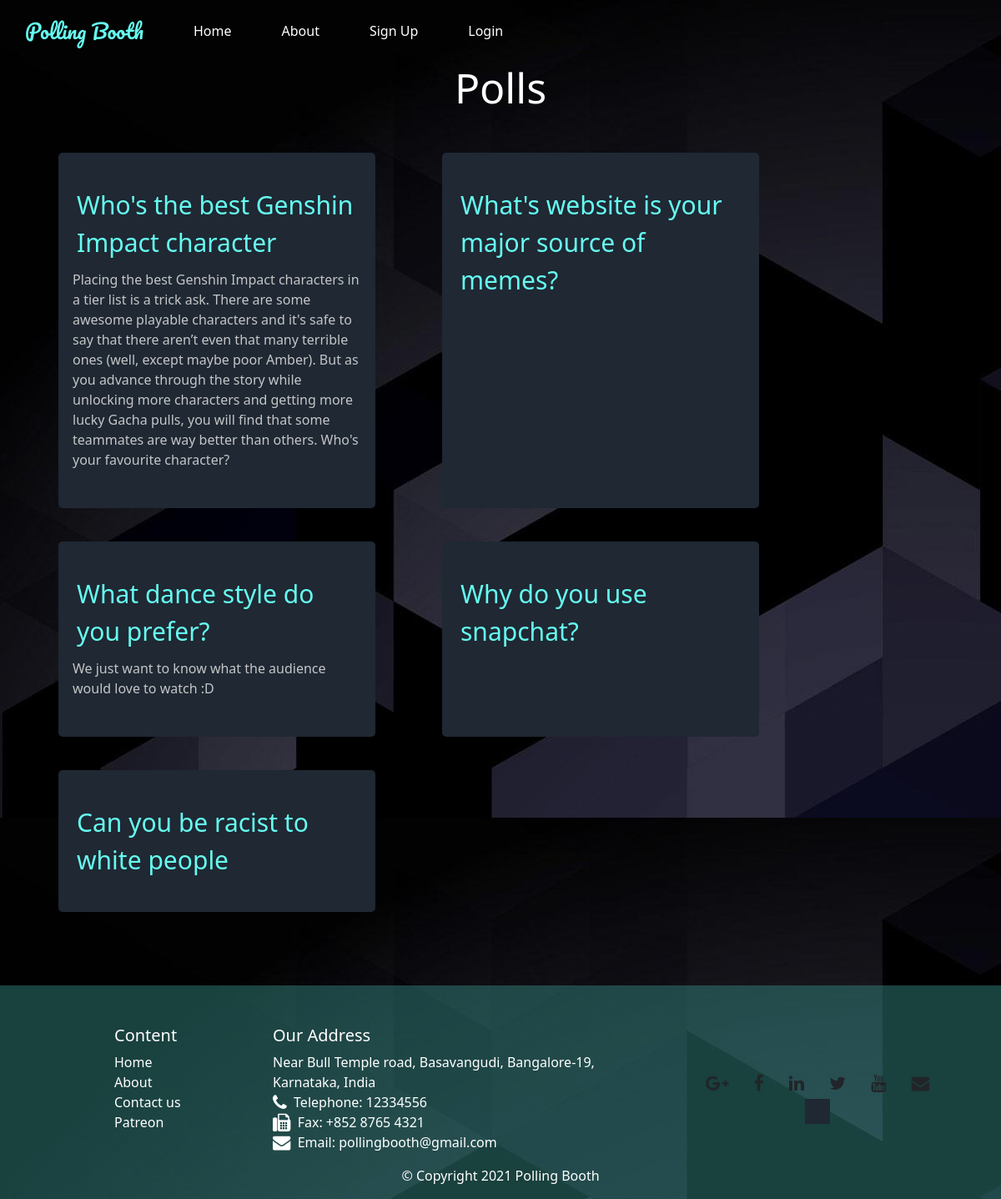
Before: /polls.php with the older database file.
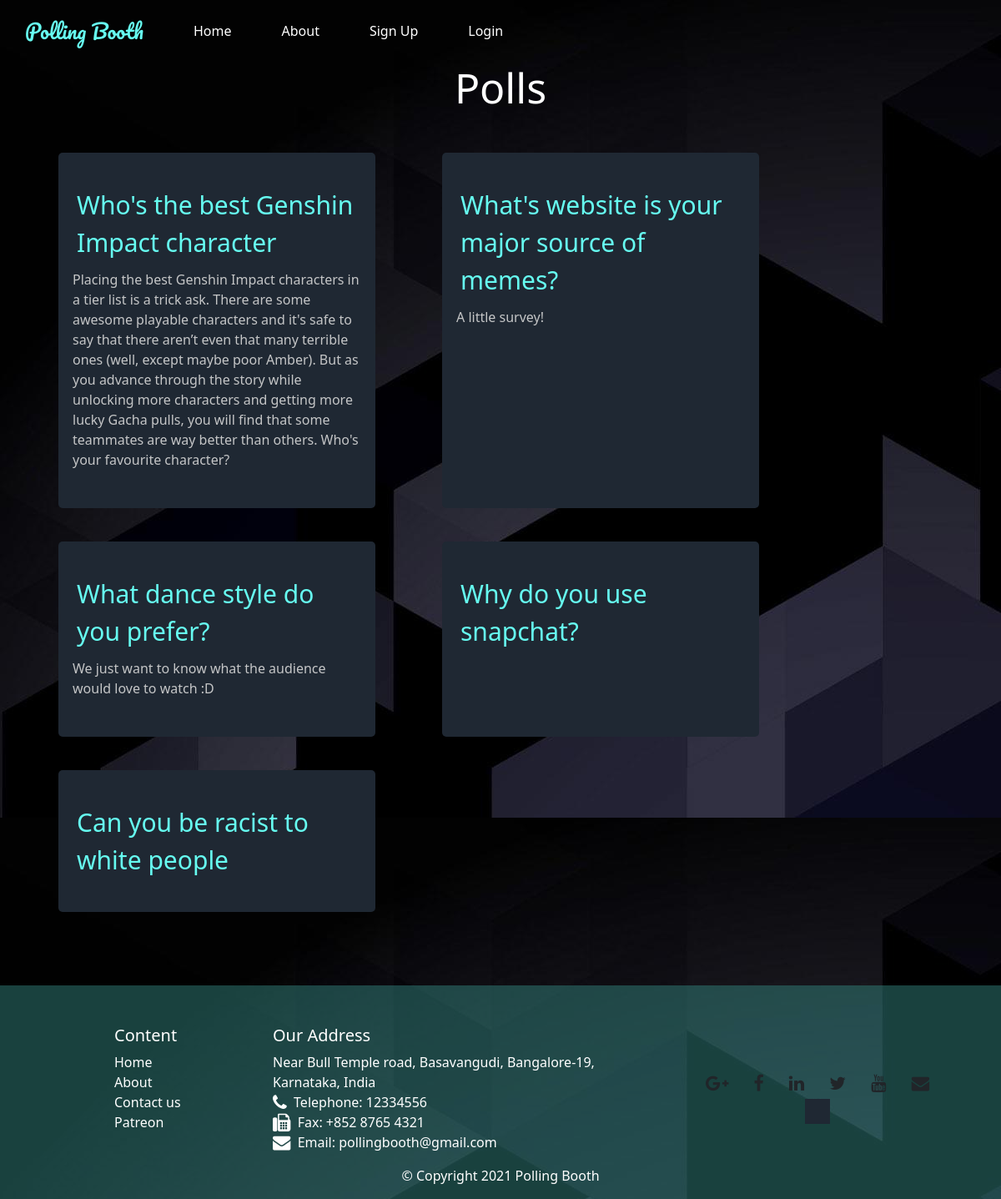
After: the same page with the newer database file.
### tables this page shows
CREATE TABLE `polls` (
  `id` int(11) NOT NULL,
  `pollsQues` varchar(128) DEFAULT NULL,
  `pollsDesc` text DEFAULT NULL,
  `pollsStart` date NOT NULL,
  `pollsEnd` date NOT NULL,
  `usersId` int(11) DEFAULT NULL,
  `pollsPrivate` char(1) NOT NULL
);

### includes/functions.inc.php (called while the page is built, shortened)
<?php
   function fetchPublicPolls($conn)
   {
       $sql = "SELECT * FROM polls WHERE (DATE(NOW()) BETWEEN pollsStart AND pollsEnd) AND pollsPrivate = 'N';";
       $result = mysqli_query($conn, $sql);
       $rowsNum = mysqli_num_rows($result);
       if ($rowsNum > 0)
       {
           $rows = mysqli_fetch_all($result, MYSQLI_ASSOC);
           return $rows;
       }
       return false;
   }

### polls.php (the view, shortened to what this page needs)
<?php
include_once "header.php";
require_once "includes/dbh.inc.php";
require_once "includes/functions.inc.php";
$polls = fetchPublicPolls($conn);
?>
<h2 class="text-center mb-5" style="color: white; font-size:50px;">Polls</h2>
<div class="polls container">
    <div class="row">
        <?php
        if (!empty($polls)) {
            foreach ($polls as $poll) {
                echo "<div class='poll-container col-6 col-sm-4'><a href=vote.php?id=" . $poll["id"] . ">" . $poll["pollsQues"] . "</a>";
                if ($poll["pollsDesc"]) {
                    echo "<p class='desc'>" . $poll["pollsDesc"] . "</p>";
                }
                echo "</div>";
            }
        } else {
            echo "<h3 style='color:grey;'>&nbsp&nbsp--Sorry no polls available!--</h3>";
        }
        ?>
    </div>
</div>
<?php
include_once "footer.php";
?>
</body>
</html>

Changed rows visible on the page:
changed polls "What's website is your major source of memes?": pollsDesc (not shown) → "A little survey!"
